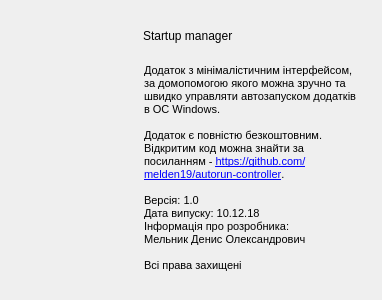
<?xml version="1.0" encoding="UTF-8"?>
<ui version="4.0">
 <class>About</class>
 <widget class="QDialog" name="About">
  <property name="geometry">
   <rect>
    <x>0</x>
    <y>0</y>
    <width>382</width>
    <height>300</height>
   </rect>
  </property>
  <property name="windowTitle">
   <string>About</string>
  </property>
  <widget class="QLabel" name="label_pic">
   <property name="geometry">
    <rect>
     <x>20</x>
     <y>20</y>
     <width>111</width>
     <height>111</height>
    </rect>
   </property>
   <property name="text">
    <string/>
   </property>
   <property name="pixmap">
    <pixmap resource="resources.qrc">:/rec/images/rsz_mechanical-gears-.png</pixmap>
   </property>
  </widget>
  <widget class="QLabel" name="label">
   <property name="geometry">
    <rect>
     <x>143</x>
     <y>10</y>
     <width>161</width>
     <height>51</height>
    </rect>
   </property>
   <property name="styleSheet">
    <string notr="true">font: 75 14pt &quot;MS Shell Dlg 2&quot;;</string>
   </property>
   <property name="text">
    <string>Startup manager</string>
   </property>
  </widget>
  <widget class="QTextBrowser" name="textBrowser">
   <property name="geometry">
    <rect>
     <x>140</x>
     <y>60</y>
     <width>221</width>
     <height>231</height>
    </rect>
   </property>
   <property name="styleSheet">
    <string notr="true">border: 0px;
background-color: transparent;</string>
   </property>
   <property name="html">
    <string>&lt;!DOCTYPE HTML PUBLIC &quot;-//W3C//DTD HTML 4.0//EN&quot; &quot;http://www.w3.org/TR/REC-html40/strict.dtd&quot;&gt;
&lt;html&gt;&lt;head&gt;&lt;meta name=&quot;qrichtext&quot; content=&quot;1&quot; /&gt;&lt;style type=&quot;text/css&quot;&gt;
p, li { white-space: pre-wrap; }
&lt;/style&gt;&lt;/head&gt;&lt;body style=&quot; font-family:'MS Shell Dlg 2'; font-size:8.25pt; font-weight:400; font-style:normal;&quot;&gt;
&lt;p style=&quot; margin-top:0px; margin-bottom:0px; margin-left:0px; margin-right:0px; -qt-block-indent:0; text-indent:0px;&quot;&gt;Додаток з мінімалістичним інтерфейсом, за домопомогою якого можна зручно та швидко управляти автозапуском додатків в ОС Windows.&lt;/p&gt;
&lt;p style=&quot; margin-top:0px; margin-bottom:0px; margin-left:0px; margin-right:0px; -qt-block-indent:0; text-indent:0px;&quot;&gt;	&lt;/p&gt;
&lt;p style=&quot; margin-top:0px; margin-bottom:0px; margin-left:0px; margin-right:0px; -qt-block-indent:0; text-indent:0px;&quot;&gt;Додаток є повністю безкоштовним. Відкритим код можна знайти за посиланням - &lt;a href=&quot;https://github.com/melden19/autorun-controller&quot;&gt;&lt;span style=&quot; text-decoration: underline; color:#0000ff;&quot;&gt;https://github.com/melden19/autorun-controller&lt;/span&gt;&lt;/a&gt;.&lt;/p&gt;
&lt;p style=&quot;-qt-paragraph-type:empty; margin-top:0px; margin-bottom:0px; margin-left:0px; margin-right:0px; -qt-block-indent:0; text-indent:0px;&quot;&gt;&lt;br /&gt;&lt;/p&gt;
&lt;p style=&quot; margin-top:0px; margin-bottom:0px; margin-left:0px; margin-right:0px; -qt-block-indent:0; text-indent:0px;&quot;&gt;Версія: 1.0&lt;/p&gt;
&lt;p style=&quot; margin-top:0px; margin-bottom:0px; margin-left:0px; margin-right:0px; -qt-block-indent:0; text-indent:0px;&quot;&gt;Дата випуску: 10.12.18&lt;/p&gt;
&lt;p style=&quot; margin-top:0px; margin-bottom:0px; margin-left:0px; margin-right:0px; -qt-block-indent:0; text-indent:0px;&quot;&gt;Інформація про розробника:&lt;/p&gt;
&lt;p style=&quot; margin-top:0px; margin-bottom:0px; margin-left:0px; margin-right:0px; -qt-block-indent:0; text-indent:0px;&quot;&gt;Мельник Денис Олександрович&lt;/p&gt;
&lt;p style=&quot;-qt-paragraph-type:empty; margin-top:0px; margin-bottom:0px; margin-left:0px; margin-right:0px; -qt-block-indent:0; text-indent:0px;&quot;&gt;&lt;br /&gt;&lt;/p&gt;
&lt;p style=&quot; margin-top:0px; margin-bottom:0px; margin-left:0px; margin-right:0px; -qt-block-indent:0; text-indent:0px;&quot;&gt;Всі права захищені&lt;/p&gt;&lt;/body&gt;&lt;/html&gt;</string>
   </property>
  </widget>
 </widget>
 <resources>
  <include location="resources.qrc"/>
 </resources>
 <connections/>
</ui>
